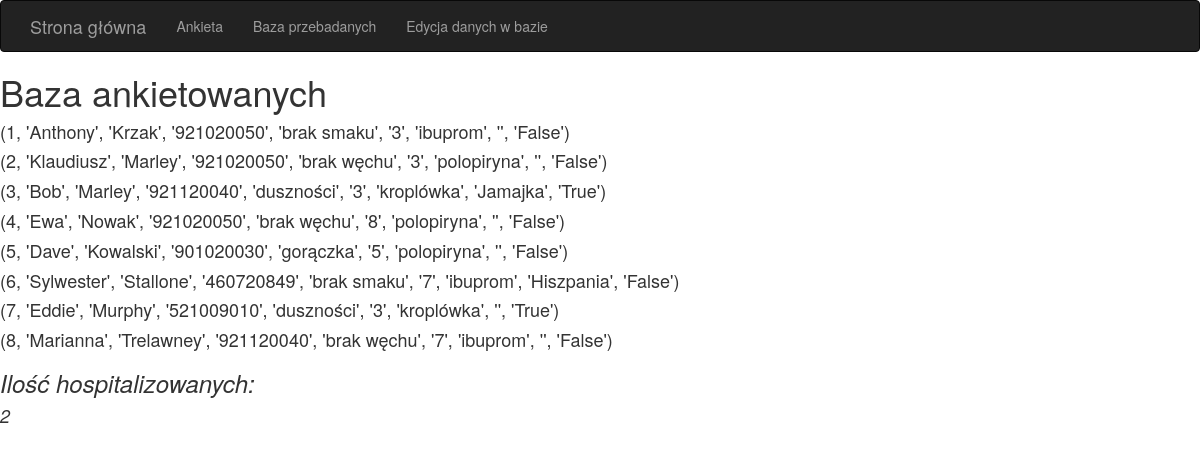
The app's page /results with its own data.
### run.py (models this page shows, shortened)
class CovidCases(db.Model):
    id = db.Column(db.Integer, primary_key=True)
    name = db.Column(db.String(50), nullable=False)
    surname = db.Column(db.String(50), nullable=False)
    pesel = db.Column(db.String(9), nullable = False)
    symptoms = db.Column(db.String(100), nullable = False)
    lengthOfIlness = db.Column(db.String(3), nullable=False)
    medicine = db.Column(db.String(30), nullable = False)
    flights = db.Column(db.String(20))
    hospitalisation = db.Column(db.String(5), nullable = False)

### run.py (the view)
@app.route('/results')
def results():
    number = 0
    listOfPeople = CovidCases.query.order_by(CovidCases.id)
    numberOfHospitalisation = CovidCases.query.filter(CovidCases.hospitalisation == 'True')
    for i in numberOfHospitalisation:
        number = number + 1
    return render_template("results.html", listOfPeople = listOfPeople, number = number)

### templates/results.html (shortened to what this page needs)
{% extends "base.html" %}
{% block content %}
<h1>Baza ankietowanych</h1>
{% for case in listOfPeople %}
    <h4>
        {{case.id, case.name, case.surname, case.pesel, case.symptoms, case.lengthOfIlness,case.medicine, case.flights, case.hospitalisation}}
    </h4>
{% endfor %}
<h3><i>Ilość hospitalizowanych:</i></h3>
<h4><i>{{number}}</i></h4>
{% endblock %}

### templates/base.html (shortened to what this page needs)
{% extends "bootstrap/base.html" %}
{% block navbar %}
<div class="navbar navbar-inverse" role="navigation">
    <div class="container">
        <div class="navbar-header">
            <a class="navbar-brand" href="/">Strona główna</a>
        </div>
        <div class="navbar-collapse collapse">
            <ul class="nav navbar-nav">
                <li><a href="/form">Ankieta</a></li>
                <li><a href="/results">Baza przebadanych</a></li>
                <li><a href="/edit">Edycja danych w bazie</a></li>
            </ul>
        </div>
    </div>
</div>
{% endblock %}

### records on screen
CovidCases: id+name+surname "(1, 'Anthony', 'Krzak', '921020050', 'brak smaku', '3', 'ibuprom', '', 'False')"
CovidCases: id+name+surname "(2, 'Klaudiusz', 'Marley', '921020050', 'brak węchu', '3', 'polopiryna', '', 'False')"
CovidCases: id+name+surname "(3, 'Bob', 'Marley', '921120040', 'duszności', '3', 'kroplówka', 'Jamajka', 'True')"
CovidCases: id+name+surname "(4, 'Ewa', 'Nowak', '921020050', 'brak węchu', '8', 'polopiryna', '', 'False')"
CovidCases: id+name+surname "(5, 'Dave', 'Kowalski', '901020030', 'gorączka', '5', 'polopiryna', '', 'False')"
CovidCases: id+name+surname "(6, 'Sylwester', 'Stallone', '460720849', 'brak smaku', '7', 'ibuprom', 'Hiszpania', 'False')"
CovidCases: id+name+surname "(7, 'Eddie', 'Murphy', '521009010', 'duszności', '3', 'kroplówka', '', 'True')"
CovidCases: id+name+surname "(8, 'Marianna', 'Trelawney', '921120040', 'brak węchu', '7', 'ibuprom', '', 'False')"

### other values on screen
{{ number }} "2"
